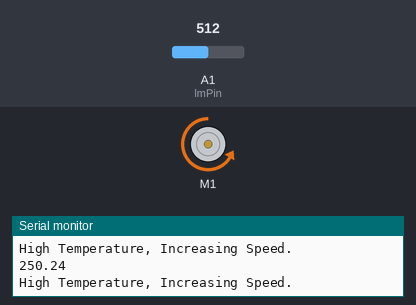
A sketch run on a simulated Arduino Uno, built with avr-gcc and run on an emulated ATmega328P. On the bench: DC motor (green arrow = forward, orange = backward, longer = faster), the last lines printed to the serial monitor. The inputs (shaded band) are chosen by the test bench; at power-on: A1 (lmPin) = 512.

Above: at 1.2 s.
1.3 s: A1 (lmPin) set to 64
3.2 s: A1 (lmPin) set to 53
At 5.1 s:
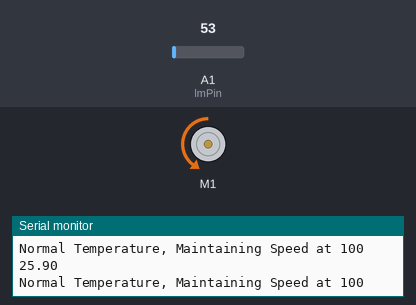
5.5 s: A1 (lmPin) set to 122
At 6.7 s:
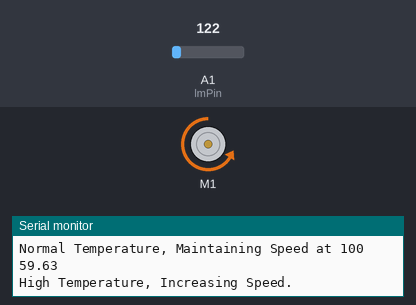
7.5 s: A1 (lmPin) set to 18
At 8.3 s:
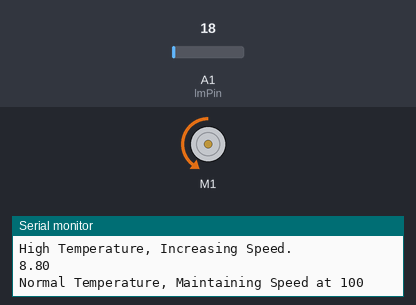
Timing chart, 0 to 10.5 s (numbered marks = the images above; inputs shaded):
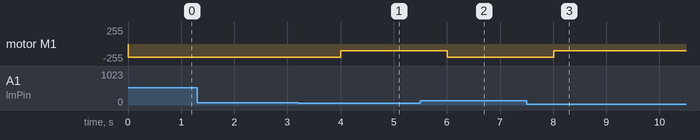

The sketch:

LM35_L293D.ino
```cpp
#include <AFMotor.h> //Import Motor.h Library
int lmPin = A1;
AF_DCMotor motor(1);
void setup() {
  Serial.begin(9600); // Open Serial communication at baud rate 9600 bps
//  Serial.println("Testing the Motor");
  motor.setSpeed(100); // Set the motor speed at 200 to 255 PWM
}

float tempC(){
  float raw = analogRead(lmPin); //
  float percent = raw/1023.0; //
  float volts = percent*5.0; //
  return 100.0*volts; //
}

void loop() {
  // Read any serial input
  Serial.println(tempC());
  if (tempC() > 28.0){
    int m_speed = 200;
    Serial.println("High Temperature, Increasing Speed.");
    motor.setSpeed(m_speed);
    }
  else{
    int m_speed = 100;
    Serial.println("Normal Temperature, Maintaining Speed at 100");
    motor.setSpeed(m_speed);
    }

//  Serial.println("Turning Backward");
  motor.run(BACKWARD);
  delay(1000);
}
```

Measured:
- the behaviour switches between 58 and 57 on A1 (lmPin) (found by bisection; images 0 and 1)
- after the input at 3.2 s, motor M1: backward 200/255 → backward 100/255 after 0.81 s
- after the input at 5.5 s, motor M1: backward 100/255 → backward 200/255 after 0.51 s
- after the input at 7.5 s, motor M1: backward 200/255 → backward 100/255 after 0.51 s
